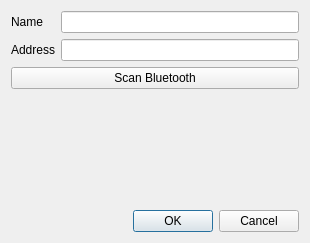
<?xml version="1.0" encoding="UTF-8"?>
<ui version="4.0">
 <class>ConfigBTDialog</class>
 <widget class="QDialog" name="ConfigBTDialog">
  <property name="geometry">
   <rect>
    <x>0</x>
    <y>0</y>
    <width>310</width>
    <height>243</height>
   </rect>
  </property>
  <property name="windowTitle">
   <string>Dialog</string>
  </property>
  <layout class="QVBoxLayout" name="verticalLayout">
   <item>
    <layout class="QGridLayout" name="gridLayout">
     <item row="1" column="0">
      <widget class="QLabel" name="label_2">
       <property name="text">
        <string>Address</string>
       </property>
      </widget>
     </item>
     <item row="3" column="0" colspan="2">
      <spacer name="verticalSpacer">
       <property name="orientation">
        <enum>Qt::Vertical</enum>
       </property>
       <property name="sizeHint" stdset="0">
        <size>
         <width>20</width>
         <height>40</height>
        </size>
       </property>
      </spacer>
     </item>
     <item row="4" column="0" colspan="2">
      <widget class="QDialogButtonBox" name="buttonBox">
       <property name="standardButtons">
        <set>QDialogButtonBox::Cancel|QDialogButtonBox::Ok</set>
       </property>
      </widget>
     </item>
     <item row="0" column="0">
      <widget class="QLabel" name="label">
       <property name="text">
        <string>Name</string>
       </property>
      </widget>
     </item>
     <item row="1" column="1">
      <widget class="QLineEdit" name="editAddr"/>
     </item>
     <item row="0" column="1">
      <widget class="QLineEdit" name="editName">
       <property name="sizePolicy">
        <sizepolicy hsizetype="Expanding" vsizetype="Fixed">
         <horstretch>0</horstretch>
         <verstretch>0</verstretch>
        </sizepolicy>
       </property>
      </widget>
     </item>
     <item row="2" column="0" colspan="2">
      <widget class="QPushButton" name="buttonScan">
       <property name="text">
        <string>Scan Bluetooth</string>
       </property>
      </widget>
     </item>
    </layout>
   </item>
  </layout>
 </widget>
 <resources/>
 <connections/>
</ui>
